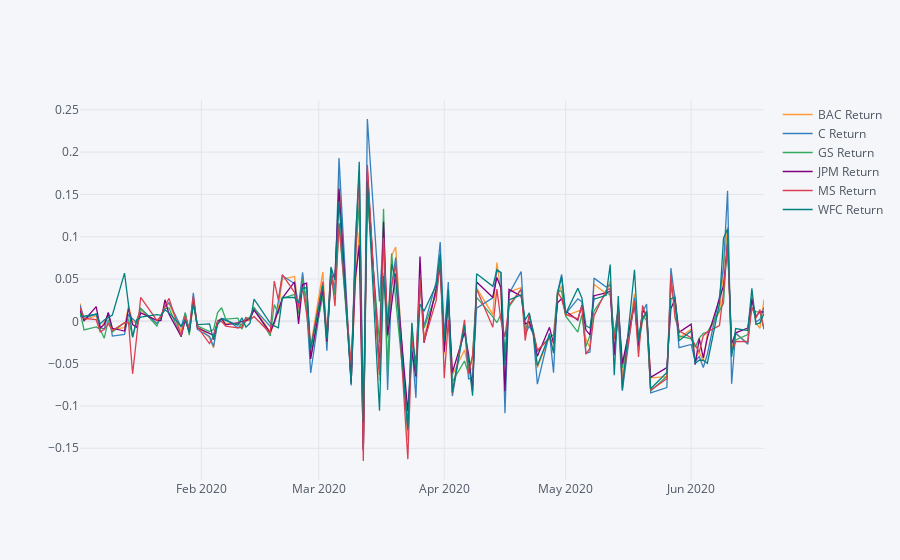

Notebook source saved alongside this figure:
### Markdown cell above
### Line Plot Comparision

### Code cell
returns.loc['2020-06-19':'2020-01-01'].iplot()
